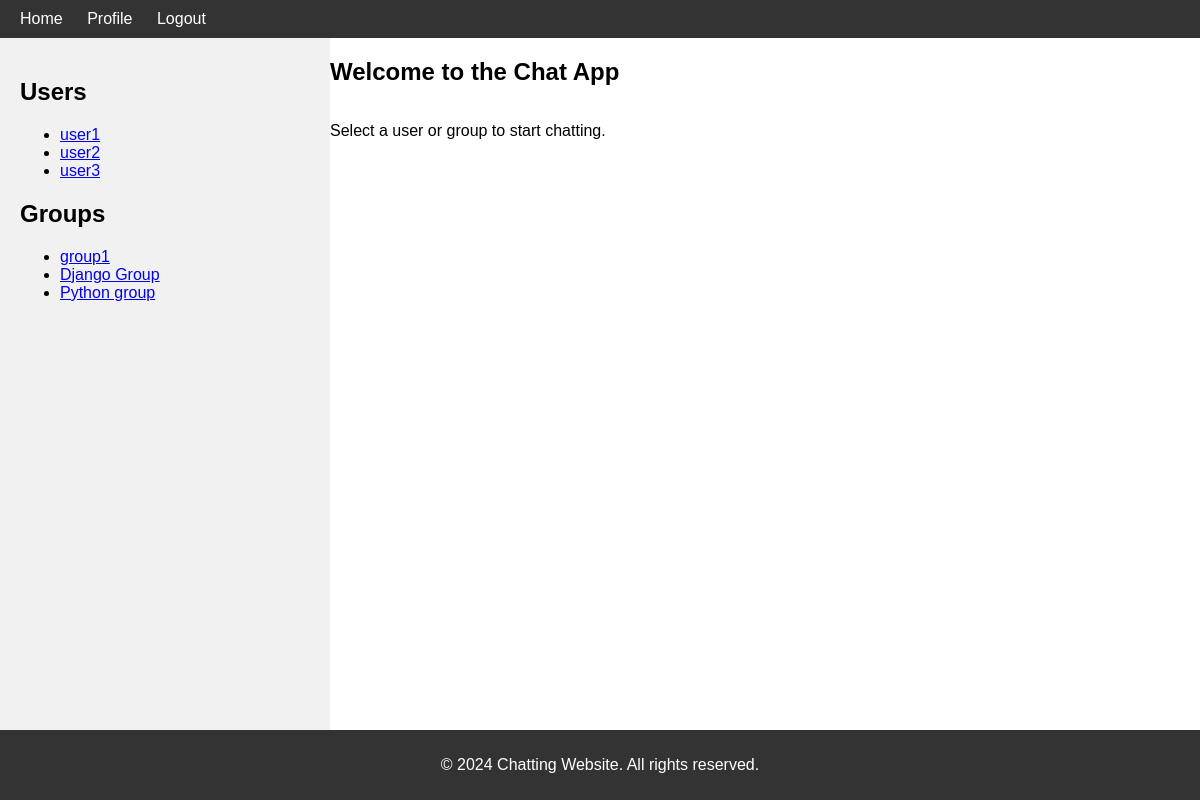
The page / (signed in) on the database its author committed.
### users/models.py (models this page shows, shortened)
class User(AbstractUser):
    birth_date = models.DateField(null=True, blank=True)
    image = models.ImageField(null=True, blank=True, upload_to='users', default='default/user.png')
    class Meta:
        db_table = 'users'

### message/models.py (models this page shows, shortened)
class Group(models.Model):
    name = models.CharField(max_length=50)
    creator = models.ForeignKey(User, on_delete=models.CASCADE, related_name='created_groups')
    users = models.ManyToManyField(User, related_name='group_memberships')
    admins = models.ManyToManyField(User, related_name='admin_groups')
    messages = models.ManyToManyField(Message, related_name='group_messages')
    timestamp = models.DateTimeField(auto_now_add=True)
    last_message = models.ForeignKey(Message, on_delete=models.SET_NULL, null=True, related_name='last_message_in_group')
    class Meta:
        db_table = 'group'
        ordering = ['-timestamp']

### home/views.py (the view)
# urls.py: path('', home_page, name='home-page'),
@login_required
def home_page(request):
    user = request.user
    groups = Group.objects.filter(users=user)
    users = User.objects.exclude(id=user.id)
    return render(request, 'index.html', {'user': user, 'groups': groups, 'users': users})

### templates/index.html (shortened to what this page needs)
{% extends "base.html" %}
{% block content %}
    <h2>Welcome to the Chat App</h2>
    <p>Select a user or group to start chatting.</p>
{% endblock content %}

### templates/base.html (shortened to what this page needs)
<!DOCTYPE html>
<html lang="en">
<head>
</head>
<body>
    <nav>
        <a href="{% url 'home:home-page' %}">Home</a>
        {% if request.user.is_authenticated %}
            <a href="{% url 'users:profile' %}">Profile</a>
            <a href="{% url 'users:logout' %}">Logout</a>
        {% else %}
            <a href="{% url 'users:register' %}">Register</a>
            <a href="{% url 'users:login' %}">Login</a>
        {% endif %}
    </nav>
    <div class="container">
        <div class="sidebar">
            <h2>Users</h2>
            <ul>
                {% for user in users %}
                <li>
                    <a href="{% url 'message:user_message_view' user.id %}">{{ user.username }}</a>
                </li>
                {% endfor %}
            </ul>
            <h2>Groups</h2>
            <ul>
                {% for group in groups %}
                <li>
                    <a href="{% url 'message:group_chat' group.id %}">{{ group.name }}</a>
                </li>
                {% endfor %}
            </ul>
        </div>
        <div class="main-content">
            {% block content %}
            {% endblock content %}
        </div>
    </div>
    <footer>
        <p>&copy; 2024 Chatting Website. All rights reserved.</p>
    </footer>
</body>
</html>

### templates/base.html (style rules this page uses)
body { font-family: Arial, sans-serif; margin: 0; padding: 0; display: flex; height: 100vh; flex-direction: column; }
nav { background-color: #333; color: white; padding: 10px; }
nav a { color: white; margin: 0 10px; text-decoration: none; }
.container { display: flex; width: 100%; height: 100%; }
.sidebar { width: 25%; background-color: #f1f1f1; padding: 20px; overflow-y: auto; }
.main-content { width: 75%; display: flex; flex-direction: column; }
footer { background-color: #333; color: white; text-align: center; padding: 10px 0; }

### rows shown on the page
User: username "user1"
User: username "user2"
User: username "user3"
Group: name "group1"
Group: name "Django Group"
Group: name "Python group"
